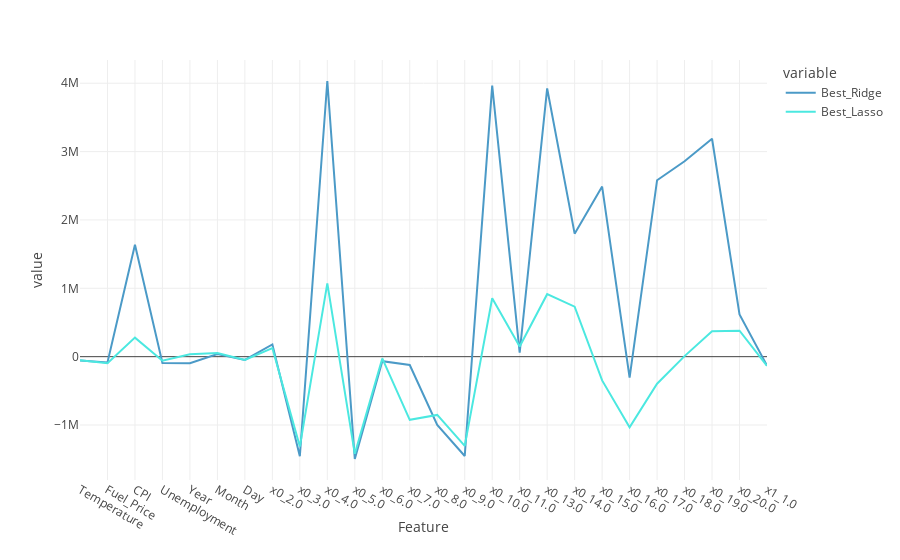

Write notebook code for a chart like this one.
### Code cell
fig = px.line(coefficients, x = 'Feature', y = ['Best_Ridge', 'Best_Lasso'])
fig.show()

### Figure 1 — Plotly figure (JSON) as saved in the notebook; plotly's stock layout.template omitted (floating-point values rounded to 4 significant figures)
{"data": [{"hovertemplate": "variable=Best_Ridge<br>Feature=%{x}<br>value=%{y}<extra></extra>", "legendgroup": "Best_Ridge", "line": {"color": "#4B9AC7", "dash": "solid"}, "marker": {"symbol": "circle"}, "mode": "lines", "name": "Best_Ridge", "orientation": "v", "showlegend": true, "type": "scatter", "x": ["Temperature", "Fuel_Price", "CPI", "Unemployment", "Year", "Month", "Day", "x0_2.0", "x0_3.0", "x0_4.0", "x0_5.0", "x0_6.0", "x0_7.0", "x0_8.0", "x0_9.0", "x0_10.0", "x0_11.0", "x0_13.0", "x0_14.0", "x0_15.0", "x0_16.0", "x0_17.0", "x0_18.0", "x0_19.0", "x0_20.0", "x1_1.0"], "xaxis": "x", "y": [-57620.0, -83710.0, 1636000.0, -93580.0, -97010.0, 38890.0, -46730.0, 178300.0, -1458000.0, 4033000.0, -1497000.0, -66590.0, -122200.0, -999100.0, -1453000.0, 3965000.0, 59140.0, 3924000.0, 1799000.0, 2488000.0, -305600.0, 2581000.0, 2858000.0, 3188000.0, 618900.0, -131500.0], "yaxis": "y"}, {"hovertemplate": "variable=Best_Lasso<br>Feature=%{x}<br>value=%{y}<extra></extra>", "legendgroup": "Best_Lasso", "line": {"color": "#4BE8E0", "dash": "solid"}, "marker": {"symbol": "circle"}, "mode": "lines", "name": "Best_Lasso", "orientation": "v", "showlegend": true, "type": "scatter", "x": ["Temperature", "Fuel_Price", "CPI", "Unemployment", "Year", "Month", "Day", "x0_2.0", "x0_3.0", "x0_4.0", "x0_5.0", "x0_6.0", "x0_7.0", "x0_8.0", "x0_9.0", "x0_10.0", "x0_11.0", "x0_13.0", "x0_14.0", "x0_15.0", "x0_16.0", "x0_17.0", "x0_18.0", "x0_19.0", "x0_20.0", "x1_1.0"], "xaxis": "x", "y": [-53040.0, -97030.0, 278300.0, -59980.0, 35770.0, 53840.0, -47420.0, 126200.0, -1315000.0, 1073000.0, -1421000.0, -25870.0, -923900.0, -851900.0, -1305000.0, 855300.0, 148200.0, 914200.0, 730800.0, -347000.0, -1033000.0, -396100.0, 8173.0, 371400.0, 379500.0, -134200.0], "yaxis": "y"}], "layout": {"legend": {"title": {"text": "variable"}, "tracegroupgap": 0}, "margin": {"t": 60}, "xaxis": {"anchor": "y", "domain": [0, 1], "title": {"text": "Feature"}}, "yaxis": {"anchor": "x", "domain": [0, 1], "title": {"text": "value"}}}}
